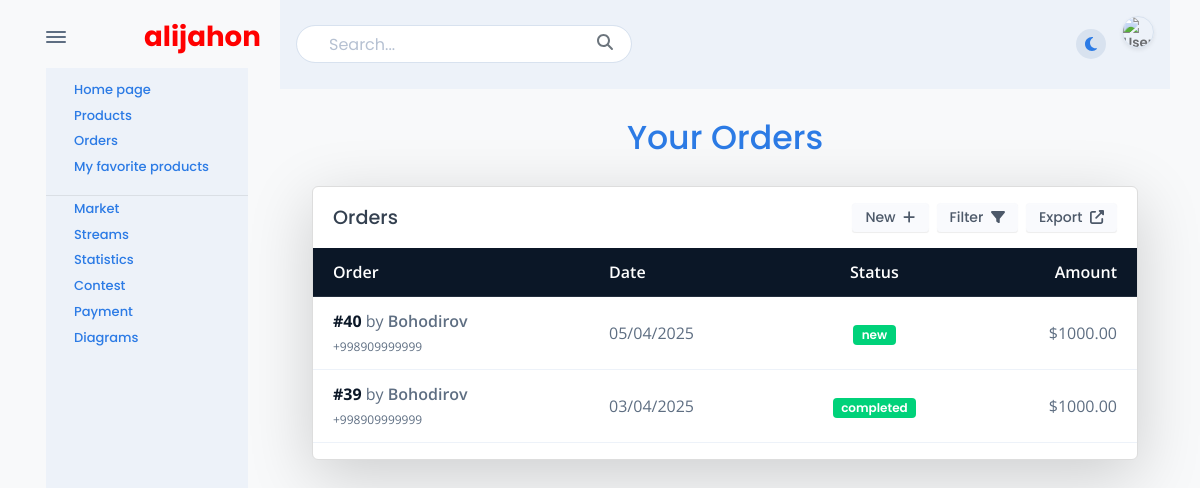
Screenshot of /orders/list (signed in) with the database file from the repository.
### myapp/models.py (models this page shows, shortened)
class Order(models.Model):
    class StatusType(TextChoices):
        NEW = 'new', 'New'
        PENDING = 'pending', 'Pending'
        COMPLETED = 'completed', 'Completed'
        CANCELED = 'canceled', 'Canceled'
        READY_TO_ORDER = 'ready_to_order', 'Ready To Order'
        DELIVERING = 'delivering', 'Delivering'
        DELIVERED = 'delivered', 'Delivered'
        ARCHIVED = 'archived', 'Archived'
        NOT_PICK_UP = 'not_pick_up', 'Not Pick Up'
    last_name = CharField(max_length=255)
    owner = ForeignKey('myapp.User', on_delete=SET_NULL, null=True, blank=True, related_name='orders')
    phone_number = CharField(max_length=20)
    ordered_at = DateTimeField(auto_now_add=True)
    stream = ForeignKey('myapp.Stream', on_delete=SET_NULL, null=True, related_name='orders')
    product = ForeignKey('myapp.Product', on_delete=CASCADE, related_name='orders')
    quantity = IntegerField(default=1)
    status = CharField(max_length=20, choices=StatusType, default=StatusType.NEW)
    amount = DecimalField(max_digits=10, decimal_places=0, default=0, null=True, blank=True)
    send_date = DateTimeField(null=True, blank=True)
    district = ForeignKey('District', on_delete=SET_NULL, null=True, blank=True)
    comment_operator = TextField(blank=True, null=True)
    @property
    def amount_summa(self):
        return self.quantity * self.product.price if self.product else Decimal(0)
    class Meta:
        ordering = ['-ordered_at']  # Show newest orders first

class BaseSlugModel(Model):
    name = CharField(max_length=255)
    slug = SlugField(max_length=255, unique=True, blank=True, null=True)
    class Meta:
        abstract = True

class Product(BaseSlugModel):
    description = TextField()
    price = DecimalField(max_digits=10, decimal_places=2)
    image = ImageField(upload_to='products/')
    category = ForeignKey('myapp.Category', on_delete=CASCADE)
    sell_price = DecimalField(max_digits=10, decimal_places=0)
    quantity = SmallIntegerField(default=1)
    sale = CharField(max_length=50, default=None, null=True, blank=True)
    telegram_url = CharField(max_length=50, null=True, blank=True)

### myapp/views.py (the view)
# urls.py: path('orders/list', OrderListView.as_view(), name='order-list'),
class OrderListView(LoginRequiredMixin, ListView):
    login_url = reverse_lazy('auth')
    queryset = Order.objects
    template_name = 'apps/order/order-list.html'  # Ensure this template exists
    context_object_name = 'orders'
    def get_context_data(self, *, object_list=None, **kwargs):
        data = super().get_context_data(object_list=object_list, **kwargs)
        data['orders'] = data.get('orders').filter(owner=self.request.user)
        return data

### templates/apps/order/order-list.html
{% extends 'apps/base/include.html' %}
{% block body %}
    <div class="container py-4">
        <h2 class="text-center text-primary mb-4">Your Orders</h2>
        <div class="card shadow-lg">
            <div class="card-header bg-gradient-primary text-white d-flex justify-content-between align-items-center">
                <h5 class="mb-0">Orders</h5>
                <div class="d-flex gap-2">
                    <button class="btn btn-light btn-sm">New <i class="fas fa-plus ms-1"></i></button>
                    <button class="btn btn-light btn-sm">Filter <i class="fas fa-filter ms-1"></i></button>
                    <button class="btn btn-light btn-sm">Export <i class="fas fa-external-link-alt ms-1"></i></button>
                </div>
            </div>
            <div class="card-body p-0">
                <div class="table-responsive">
                    <table class="table table-hover align-middle">
                        <thead class="table-dark text-white">
                        <tr>
                            <th>Order</th>
                            <th>Date</th>
                            <th class="text-center">Status</th>
                            <th class="text-end">Amount</th>
                        </tr>
                        </thead>
                        <tbody>
                        {% for order in orders %}
                            <tr>
                                <td>
                                    <a href="../../../app/e-commerce/orders/order-details.html"
                                       class="fw-bold text-decoration-none text-dark">
                                        #{{ order.id }}</a> by <strong>{{ order.last_name }}</strong><br>
                                    <a href="mailto:{{ order.phone_number }}"
                                       class="text-muted small">{{ order.phone_number }}</a>
                                </td>
                                <td>{{ order.ordered_at|date:'d/m/Y' }}</td>
                                <td class="text-center">
                                    <span class="badge bg-success">{{ order.status }}</span>
                                </td>
                                <td class="text-end fw-semibold">${{ order.amount_summa }}</td>
                            </tr>
                        {% endfor %}
                        </tbody>
                    </table>
                </div>
            </div>
        </div>
    </div>
{% endblock %}

### myapp/static/app/assets/css/style.css (style rules this page uses)
body { background-color: #f8f9fa; color: #212529; transition: background-color 0.3s, color 0.3s; }
.card { background-color: #ffffff; border: 1px solid #ddd; }

### rows the page displays
Order: id "40", last_name "Bohodirov", phone_number "+998909999999", ordered_at "05/04/2025", status "new", amount_summa "1000.00"
Order: id "39", last_name "Bohodirov", phone_number "+998909999999", ordered_at "03/04/2025", status "completed", amount_summa "1000.00"
